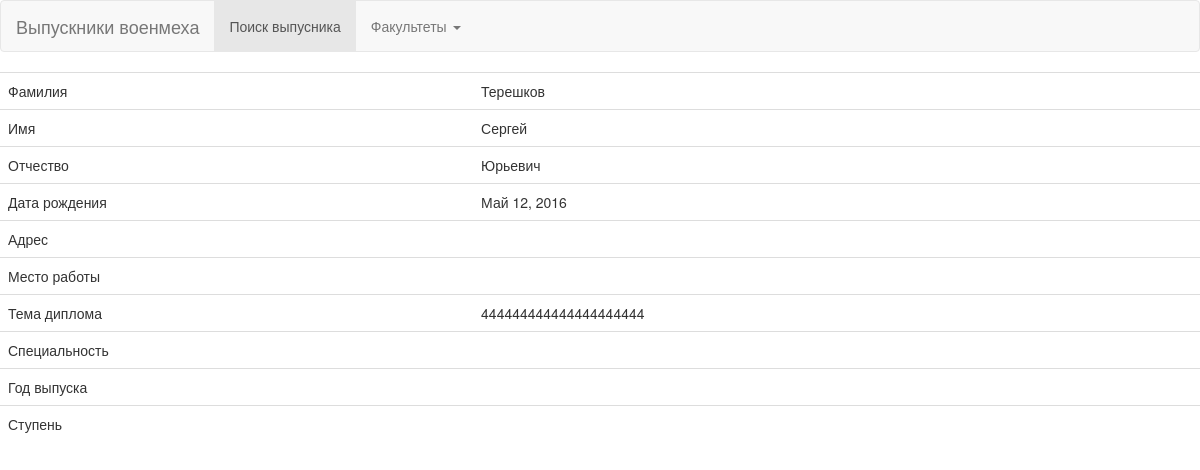
Screenshot of /get_graduate_description/4 with the database file from the repository.
### graduates/models.py (models this page shows, shortened)
class Graduate(models.Model):
    graduate_surname = models.CharField(max_length=100)         # Фамилия
    graduate_name = models.CharField(max_length=100)            # Имя
    graduate_patronymic = models.CharField(max_length=100, blank=True, )      # Отчество
    graduate_birthdate = models.DateField()                     # Дата рождения
    graduate_address = models.TextField(default="", blank=True)             # Место проживания
    graduate_workplace = models.CharField(max_length=100, blank=True)
    graduate_science_work = models.TextField(blank=True)
    graduate_diploma_theme = models.CharField(max_length=100, blank=True)
    graduate_kaf = models.ForeignKey(Kaf)
    graduate_faculty = models.ForeignKey(Faculty)
    graduate_group = models.ForeignKey(Group)
    class Meta:
        verbose_name = 'Выпускник'
        verbose_name_plural = 'Выпускники'
        ordering = ["graduate_surname"]

### graduates/views.py (the view)
# urls.py: url(r'^get_graduate_description/(?P<id>\d+)$', views.get_graduate_description),
def get_graduate_description(request, id):
    graduate = Graduate.objects.get(id=id)
    return render_to_response('graduate.html', {'graduate': graduate,
                                                })

### graduates/templates/graduate.html
{% extends 'main.html' %}
{% block graduate %}
    <table class="table">
        <tr class="tr-grad">
            <td>Фамилия</td>
            <td>{{ graduate.graduate_surname }}</td>
        </tr>
        <tr class="tr-grad">
            <td>Имя</td>
            <td>{{ graduate.graduate_name }}</td>
        </tr>
        <tr class="tr-grad">
            <td>Отчество</td>
            <td>{{ graduate.graduate_patronymic }}</td>
        </tr>
        <tr class="tr-grad">
            <td>Дата рождения</td>
            <td>{{ graduate.graduate_birthdate }}</td>
        </tr>
        <tr class="tr-grad">
            <td>Адрес</td>
            <td>{{ graduate.graduate_address }}</td>
        </tr>
        <tr class="tr-grad">
            <td>Место работы</td>
            <td>{{ graduate.graduate_workplace }}</td>
        </tr>
        <tr class="tr-grad">
            <td>Тема диплома</td>
            <td>{{ graduate.graduate_diploma_theme }}</td>
        </tr>
        <tr class="tr-grad">
            <td>Специальность</td>
            <td>{{ graduate.graduate_speciality }}</td>
        </tr>
        <tr class="tr-grad">
            <td>Год выпуска</td>
            <td>{{ graduate.graduate_gradyear }}</td>
        </tr>
        <tr class="tr-grad">
            <td>Ступень</td>
            <td>{{ graduate.graduate_degree }}</td>
        </tr>
    </table>
{% endblock %}

### static/css/style.css (style rules this page uses)
.tr-grad { transition: 0.2s; cursor: pointer; }

### rows the page displays
Graduate: graduate_surname "Терешков", graduate_name "Сергей", graduate_patronymic "Юрьевич", graduate_birthdate "Май 12, 2016", graduate_diploma_theme "444444444444444444444"
